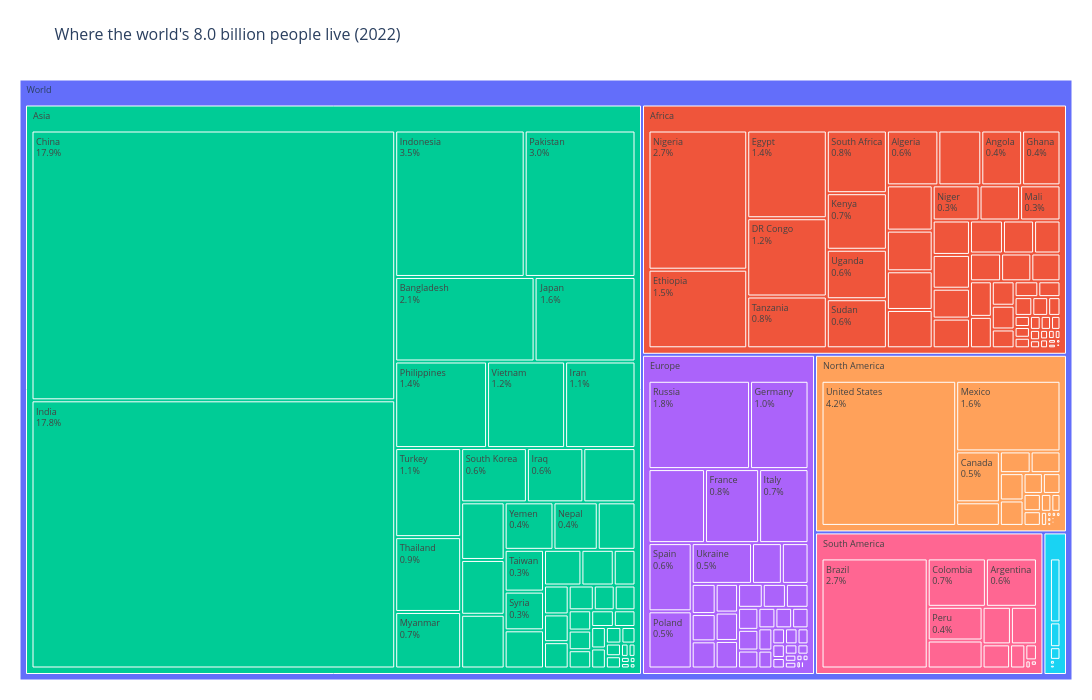

Notebook code cell kept with this figure:
### Markdown cell above
### Chart choice & justification

**Chart: treemap of 2022 world population, grouped by continent and then by country.**

Q6 wants two levels, continents and the countries inside them, shown together in one figure. A treemap is made for this. Each continent becomes a large rectangle, and that rectangle is split into smaller ones, one per country. The area of every rectangle matches its population, so you can see at a glance which continents and countries hold the biggest shares of the 8 billion.

Each continent has its own color, which makes the grouping easy to follow. Hovering over a country shows its exact population and share of the world. Very small countries end up as tiny rectangles, so labels appear only where there is room. A pie chart was not a good fit because it shows just one level, and about 230 slices would be impossible to read.

### Code cell
# Your code here
d = df[["Country", "Continent", "2022 Population"]].dropna().copy()
d = d[d["2022 Population"] > 0]
d["Share"] = d["2022 Population"] / d["2022 Population"].sum() * 100

total_bn = d["2022 Population"].sum() / 1e9

# Treemap: World > Continent > Country
fig = px.treemap(
    d, path=[px.Constant("World"), "Continent", "Country"],
    values="2022 Population", color="Continent",
    custom_data=["Share"],
    title=f"Where the world's {total_bn:.1f} billion people live (2022)",
)
fig.update_traces(
    texttemplate="%{label}<br>%{customdata[0]:.1f}%",
    hovertemplate="<b>%{label}</b><br>Population: %{value:,.0f}<br>"
                  "Share of world: %{customdata[0]:.2f}%<extra></extra>",
    textfont_size=13,
    root_color="white",
)
fig.update_layout(
    height=700, width=1100,
    margin=dict(t=80, b=20, l=20, r=20),
    title_font_size=16,
    uniformtext=dict(minsize=9, mode="hide"),   # hides labels that don't fit
)
fig.show()

# Numbers behind the chart (use these to write your conclusion)
cont = (d.groupby("Continent")["2022 Population"].sum() / 1e6).round(0)
cont_share = (cont / cont.sum() * 100).round(1)
print(pd.DataFrame({"Population (M)": cont, "Share (%)": cont_share}).sort_values("Share (%)", ascending=False))
print("\nTop 5 countries share of world:", d.nlargest(5, "Share")["Share"].sum().round(1), "%")
print(d.nlargest(5, "Share")[["Country", "Continent", "Share"]].round(1).to_string(index=False))

### Figure 1 — Plotly figure (JSON) as saved in the notebook; plotly's stock layout.template omitted (floating-point values rounded to 4 significant figures; data arrays with more than 128 entries replaced by an {"elided": "..."} marker saying what was removed)
{"data": [{"branchvalues": "total", "customdata": {"elided": "241x2 str values"}, "domain": {"x": [0, 1], "y": [0, 1]}, "hovertemplate": "<b>%{label}</b><br>Population: %{value:,.0f}<br>Share of world: %{customdata[0]:.2f}%<extra></extra>", "ids": {"elided": "241 str values"}, "labels": {"elided": "241 str values"}, "marker": {"colors": {"elided": "241 str values"}}, "name": "", "parents": {"elided": "241 str values"}, "values": {"elided": "241 float values"}, "type": "treemap", "textfont": {"size": 13}, "root": {"color": "white"}, "texttemplate": "%{label}<br>%{customdata[0]:.1f}%"}], "layout": {"legend": {"tracegroupgap": 0}, "title": {"text": "Where the world's 8.0 billion people live (2022)", "font": {"size": 16}}, "margin": {"t": 80, "b": 20, "l": 20, "r": 20}, "uniformtext": {"minsize": 9, "mode": "hide"}, "height": 700, "width": 1100}}
